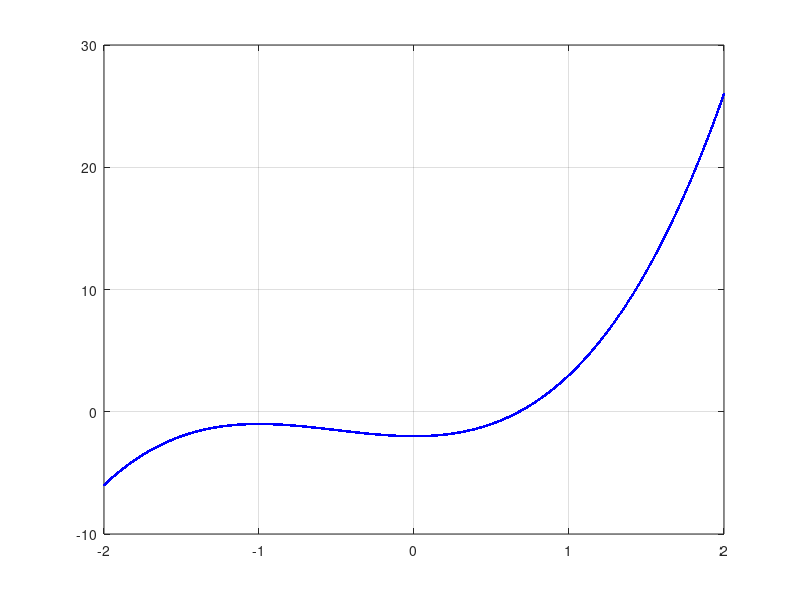

Write the MATLAB code that produced this figure.
% nazwa m-pliku: przyklad_6.m
%
% To jest kolejny przykladowy plik
%
% P. Korohoda; 02/03/2021

clc;
clear;
close all;

dx = 1.1e-3;
Dx = 2;
x = -Dx : dx : Dx;
Nx = length(x);

a = [2,3,0,-2];
Na = length(a);

y = zeros(1,Nx);

for n = 1 : Na
    y = y + a(n)*x.^(Na-n);
end

figure(1);
    plot(x,y,'b.-');
    grid on;
        
% KONIEC